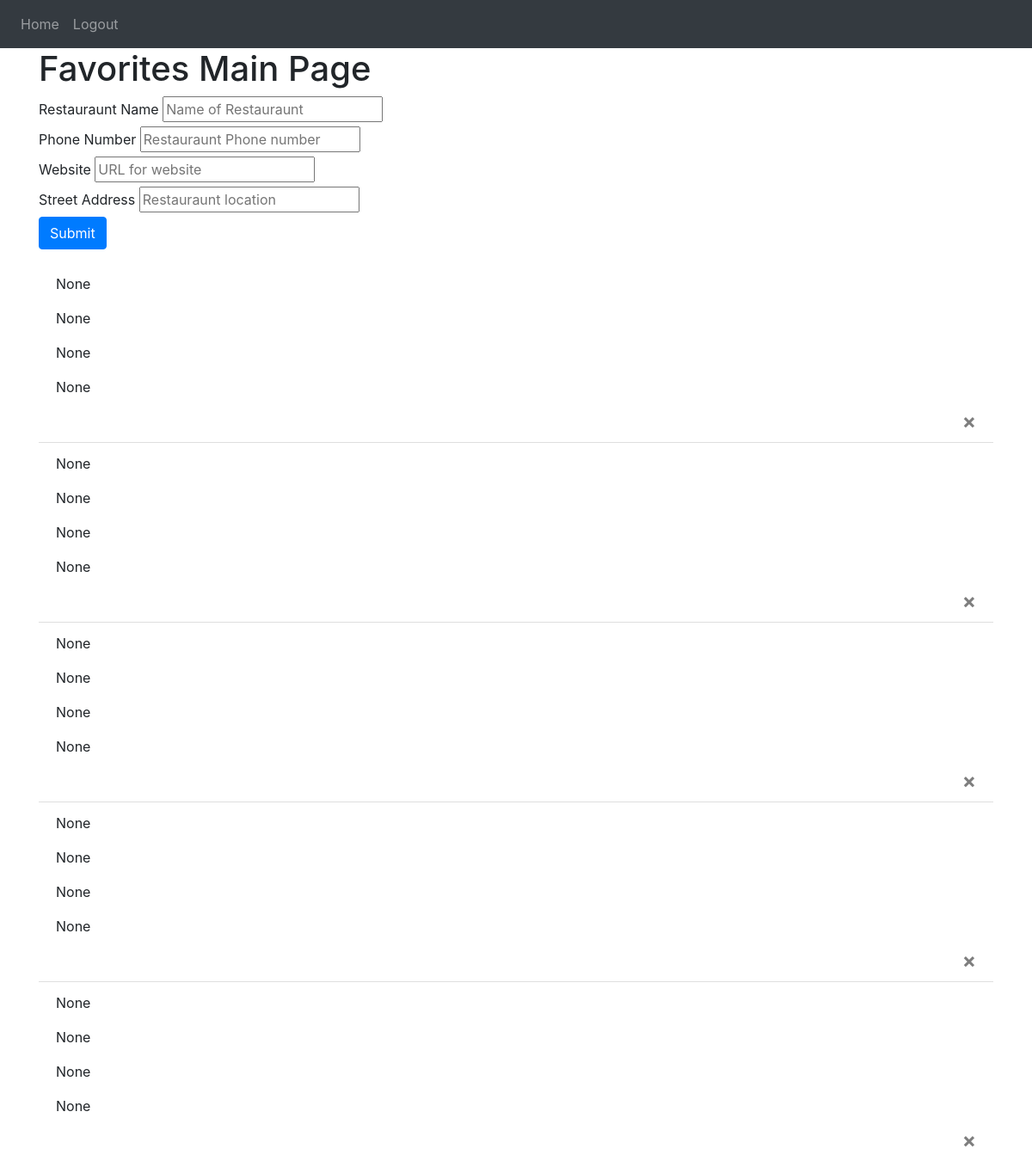
Page / (signed in) on the earlier database version.
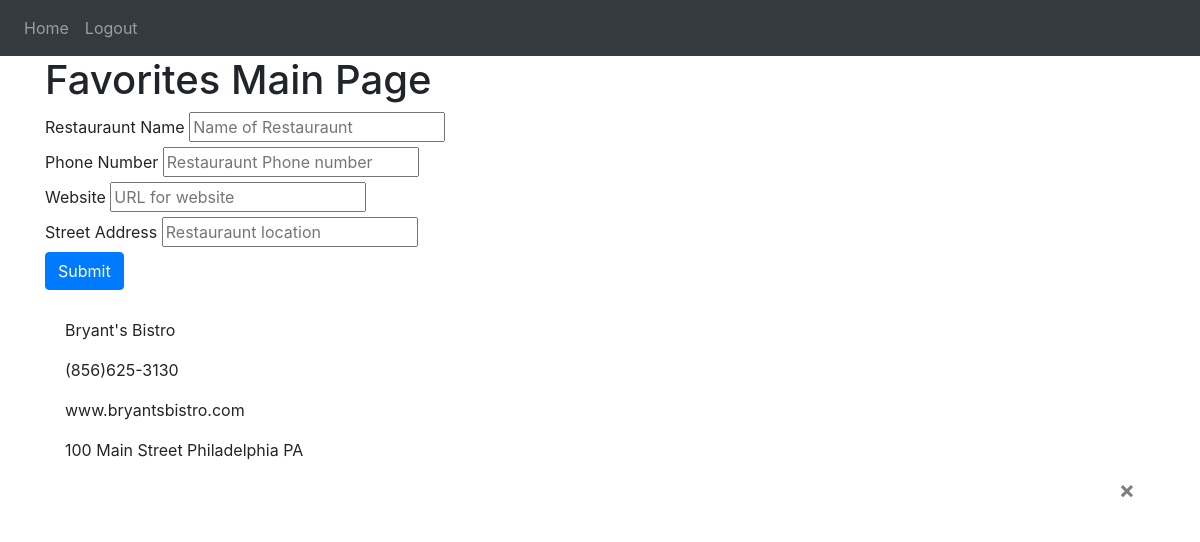
Same page on the later database version.
### website/models.py (models this page shows)
class Favorite(db.Model):
    id = db.Column(db.Integer, primary_key=True)
    RestaurauntName = db.Column(db.String(10000))
    PhoneNumber = db.Column(db.String(10000))
    Website = db.Column(db.String(10000))
    StreetAddress = db.Column(db.String(10000))
    date = db.Column(db.DateTime(timezone=True), default=func.now())
    user_id = db.Column(db.Integer, db.ForeignKey('user.id'))

### website/views.py (the view, shortened to what this page needs)
@views.route('/', methods = ['GET', 'POST'])
@login_required
def home():
    return render_template('home.html', user = current_user)

### website/__init__.py (called while the page is built)
def create_app():
    app = Flask(__name__)
    app.config['SECRET_KEY'] = 'siunimtauchumkiubiuje'
    app.config['SQLALCHEMY_DATABASE_URI'] = f'sqlite:///{DB_NAME}'
    db.init_app(app)
    from .views import views
    from .auth import auth
    app.register_blueprint(views, url_prefix='/')
    app.register_blueprint(auth, url_prefix='/')
    from .models import User, Favorite
    create_database(app)
    login_manager = LoginManager()
    login_manager.login_view = 'auth.login'
    login_manager.init_app(app)
    @login_manager.user_loader
    def load_user(id):
        return User.query.get(int(id))
    return app

### website/templates/home.html (shortened to what this page needs)
{% extends "base.html" %}
{% block content %}
<h1>Favorites Main Page</h1>
<form method="POST">
  <div class="form-group">
    <label for="RestaurauntName">Restauraunt Name</label>
    <input type="text" id="RestaurauntName" name = "RestaurauntName" placeholder="Name of Restauraunt"><br>
    <label for="PhoneNumber">Phone Number</label>
    <input type="text" id="PhoneNumber" name = "PhoneNumber" placeholder="Restauraunt Phone number"><br>
    <label for="Website">Website</label>
    <input type="text" id="Website" name = "Website" placeholder="URL for website"><br>
    <label for="StreetAddress">Street Address</label>
    <input type="text" id="StreetAddress" name = "StreetAddress" placeholder="Restauraunt location"><br>
  <button type="submit" class="btn btn-primary">Submit</button>
 </div>
</form>
<ul class="list-group list-group-flush" id="favorites">
  {% for favorite in user.favorites %}
  <li class="list-group-item">
    <p>{{ favorite.RestaurauntName}}</p>
    <p>{{ favorite.PhoneNumber }}</p>
    <p>{{ favorite.Website }}</p>
    <p>{{ favorite.StreetAddress }}</p>
    <button type="button" class="close" onClick="deleteNote({{ favorite.id }})">
      <span aria-hidden="true">&times;</span>
    </button>
  </li>
  {% endfor %}
</ul>
{% endblock %}

### website/templates/base.html (shortened to what this page needs)
<!DOCTYPE html>
<html>
    <head>
        <link
          rel="stylesheet"
          href="https://stackpath.bootstrapcdn.com/bootstrap/4.4.1/css/bootstrap.min.css"
        />
        <link
          rel="stylesheet"
          href="https://stackpath.bootstrapcdn.com/font-awesome/4.7.0/css/font-awesome.min.css"
        />
      </head>
    <body>
        <nav class="navbar navbar-expand-lg navbar-dark bg-dark">
            <div class="collapse navbar-collapse" id="navbar">
              <div class="navbar-nav">
                {% if user.is_authenticated %}
                <a class="nav-item nav-link" id="home" href="/">Home</a>
                <a class="nav-item nav-link" id="logout" href="/logout">Logout</a>
                {% else %}
                <a class="nav-item nav-link" id="login" href="/login">Login</a>
                <a class="nav-item nav-link" id="signUp" href="/register">Sign Up</a>
                {% endif %}
              </div>
            </div>
          </nav>
          <div class = "container">
              {% block content %}
              {% endblock %}
          </div>
    </body>
</html>

Differences in the rows shown:
removed Favorite: RestaurauntName "None", PhoneNumber "None", Website "None", StreetAddress "None"
removed Favorite: RestaurauntName "None", PhoneNumber "None", Website "None", StreetAddress "None"
removed Favorite: RestaurauntName "None", PhoneNumber "None", Website "None", StreetAddress "None"
removed Favorite: RestaurauntName "None", PhoneNumber "None", Website "None", StreetAddress "None"
changed Favorite: RestaurauntName "None" → "Bryant's Bistro"; PhoneNumber "None" → "(856)625-3130"; Website "None" → "www.bryantsbistro.com"; StreetAddress "None" → "100 Main Street Philadelphia PA"
